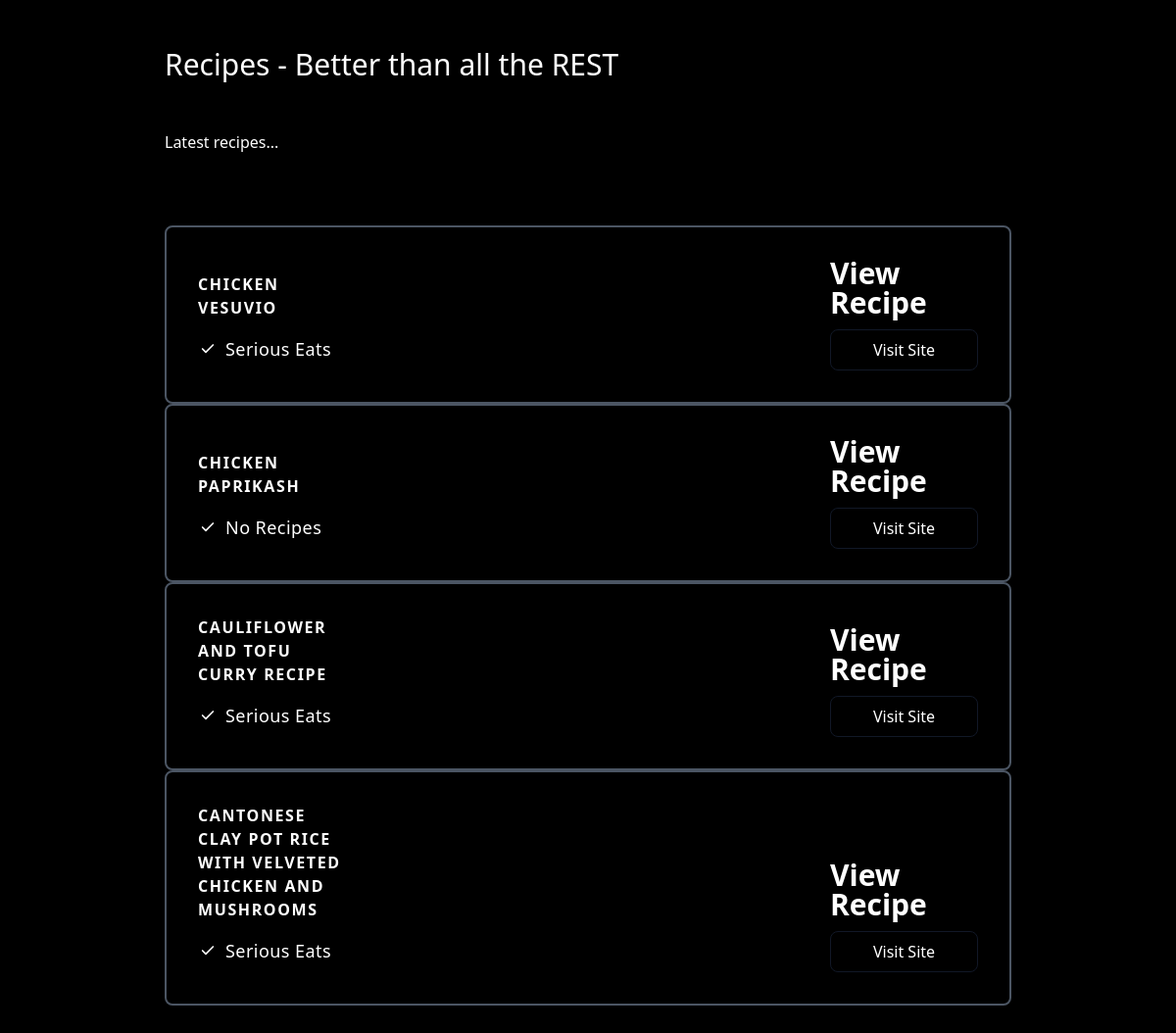
The page / on the database its author committed.
### app/models/recipe.py (models this page shows)
class Recipe(Base):
    id = Column(Integer, primary_key=True, index=True)
    label = Column(String(256), nullable=False)
    url = Column(String(256), index=True, nullable=True)
    source = Column(String(256), nullable=True)
    submitter_id = Column(Integer, ForeignKey("user.id"), nullable=True)
    submitter = relationship("User", back_populates="recipes")

### app/main.py (the view)
@api_router.get("/", status_code=200)
def root(
    request: Request,
    db: Session = Depends(deps.get_db),
) -> dict:
    recipes = crud.recipe.get_multi(db=db, limit=10)
    return TEMPLATES.TemplateResponse(
        "index.html",
        {"request": request, "recipes": recipes},
    )

### app/templates/index.html
<!DOCTYPE html>
<html>
  <head>
      <link href="https://unpkg.com/tailwindcss@^2/dist/tailwind.min.css" rel="stylesheet">
  </head>
  <body>
    <section class="bg-black ">
        <div class="container px-5 py-12 mx-auto lg:px-20">
            <div class="flex flex-col flex-wrap pb-6 mb-12 text-white ">
                <h1 class="mb-12 text-3xl font-medium text-white">
                    Recipes - Better than all the REST
                </h1>
                    <p class="text-base leading-relaxed">
                        Latest recipes...</p>
            </div>
            {% for recipe in recipes %}
                <div
                    class="flex flex-wrap items-end justify-start w-full transition duration-500 ease-in-out transform bg-black border-2 border-gray-600 rounded-lg hover:border-white ">
                    <div class="w-full xl:w-1/4 md:w-1/4">
                        <div class="relative flex flex-col h-full p-8 ">
                            <h2 class="mb-4 font-semibold tracking-widest text-white uppercase title-font">
                                {{recipe.label}}
                            </h2>
                            <p class="flex items-center mb-2 text-lg font-normal tracking-wide text-white">
                                <span
                                    class="inline-flex items-center justify-center flex-shrink-0 w-5 h-5 mr-2 text-white rounded-full bg-blue-1300">
                                    <svg fill="none" stroke="currentColor" stroke-linecap="round"
                                        stroke-linejoin="round" stroke-width="2.5" class="w-4 h-4" viewBox="0 0 24 24">
                                        <path d="M20 6L9 17l-5-5"></path>
                                    </svg>
                                </span>{{recipe.source}}
                            </p>
                        </div>
                    </div>
                    <div class="w-full xl:w-1/4 md:w-1/4 lg:ml-auto">
                        <div class="relative flex flex-col h-full p-8">
                            <h1 class="flex items-end mx-auto text-3xl font-black leading-none text-white ">
                                <span>View Recipe </span>
                            </h1>
                            <button
                                    class="w-full px-4 py-2 mx-auto mt-3 text-white transition duration-500 ease-in-out transform border border-gray-900 rounded-lg text-md hover:bg-gray-900 focus:shadow-outline focus:outline-none focus:ring-2 ring-offset-current ring-offset-2 focus:border-gray-700 focus:bg-gray-800 "><a href="{{recipe.url}}">Visit Site</a>
                            </button>
                        </div>
                    </div>
                </div>
            {% endfor %}
        </div>
    </section>
  </body>
</html>

### rows shown on the page
Recipe: label "CHICKEN VESUVIO", source "Serious Eats"
Recipe: label "CHICKEN PAPRIKASH", source "No Recipes"
Recipe: label "CAULIFLOWER AND TOFU CURRY RECIPE", source "Serious Eats"
Recipe: label "CANTONESE CLAY POT RICE WITH VELVETED CHICKEN AND MUSHROOMS", source "Serious Eats"
